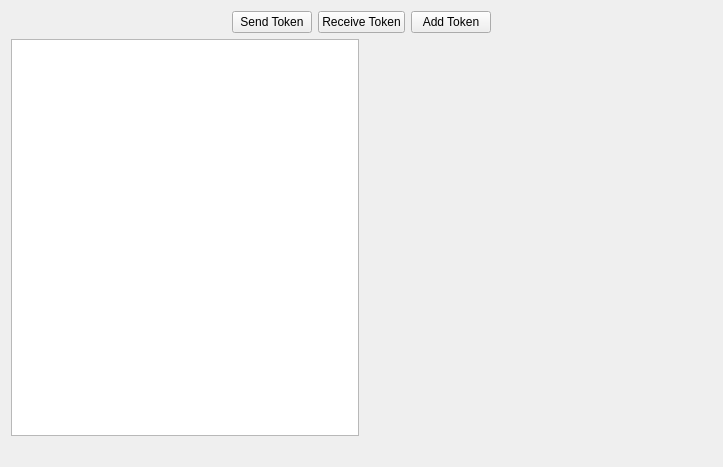
<?xml version="1.0" encoding="UTF-8"?>
<ui version="4.0">
 <class>QRCToken</class>
 <widget class="QWidget" name="QRCToken">
  <property name="geometry">
   <rect>
    <x>0</x>
    <y>0</y>
    <width>723</width>
    <height>467</height>
   </rect>
  </property>
  <property name="windowTitle">
   <string>Form</string>
  </property>
  <layout class="QVBoxLayout" name="verticalLayout">
   <item>
    <layout class="QHBoxLayout" name="horizontalLayout_2">
     <item>
      <spacer name="horizontalSpacer">
       <property name="orientation">
        <enum>Qt::Horizontal</enum>
       </property>
       <property name="sizeType">
        <enum>QSizePolicy::Expanding</enum>
       </property>
       <property name="sizeHint" stdset="0">
        <size>
         <width>40</width>
         <height>20</height>
        </size>
       </property>
      </spacer>
     </item>
     <item>
      <widget class="QPushButton" name="sendTokenButton">
       <property name="text">
        <string>Send Token</string>
       </property>
       <property name="checkable">
        <bool>false</bool>
       </property>
      </widget>
     </item>
     <item>
      <widget class="QPushButton" name="receiveTokenButton">
       <property name="text">
        <string>Receive Token</string>
       </property>
       <property name="checkable">
        <bool>false</bool>
       </property>
      </widget>
     </item>
     <item>
      <widget class="QPushButton" name="addTokenButton">
       <property name="text">
        <string>Add Token</string>
       </property>
       <property name="checkable">
        <bool>false</bool>
       </property>
      </widget>
     </item>
     <item>
      <spacer name="horizontalSpacer_2">
       <property name="orientation">
        <enum>Qt::Horizontal</enum>
       </property>
       <property name="sizeType">
        <enum>QSizePolicy::Expanding</enum>
       </property>
       <property name="sizeHint" stdset="0">
        <size>
         <width>40</width>
         <height>20</height>
        </size>
       </property>
      </spacer>
     </item>
    </layout>
   </item>
   <item>
    <layout class="QHBoxLayout" name="horizontalLayout" stretch="1,1">
     <item>
      <layout class="QVBoxLayout" name="verticalLayout_3">
       <item>
        <widget class="QListView" name="tokensList">
         <property name="styleSheet">
          <string notr="true"/>
         </property>
        </widget>
       </item>
      </layout>
     </item>
     <item>
      <widget class="QStackedWidget" name="stackedWidgetToken"/>
     </item>
    </layout>
   </item>
   <item>
    <spacer name="verticalSpacer">
     <property name="orientation">
      <enum>Qt::Vertical</enum>
     </property>
     <property name="sizeType">
      <enum>QSizePolicy::Fixed</enum>
     </property>
     <property name="sizeHint" stdset="0">
      <size>
       <width>20</width>
       <height>20</height>
      </size>
     </property>
    </spacer>
   </item>
   <item>
    <layout class="QVBoxLayout" name="tokenViewLayout"/>
   </item>
  </layout>
 </widget>
 <resources/>
 <connections/>
</ui>
